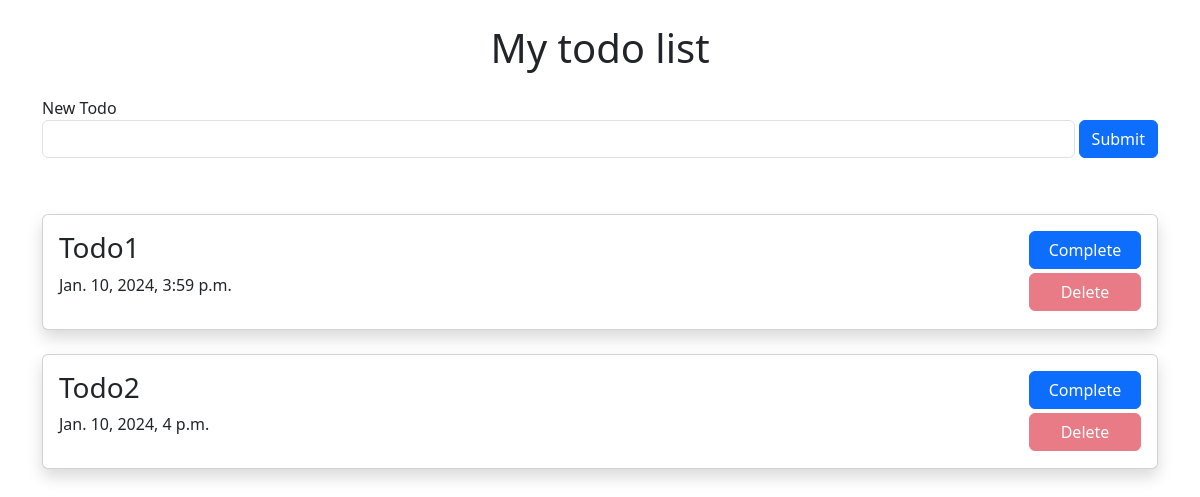
Before: / with the older database file.
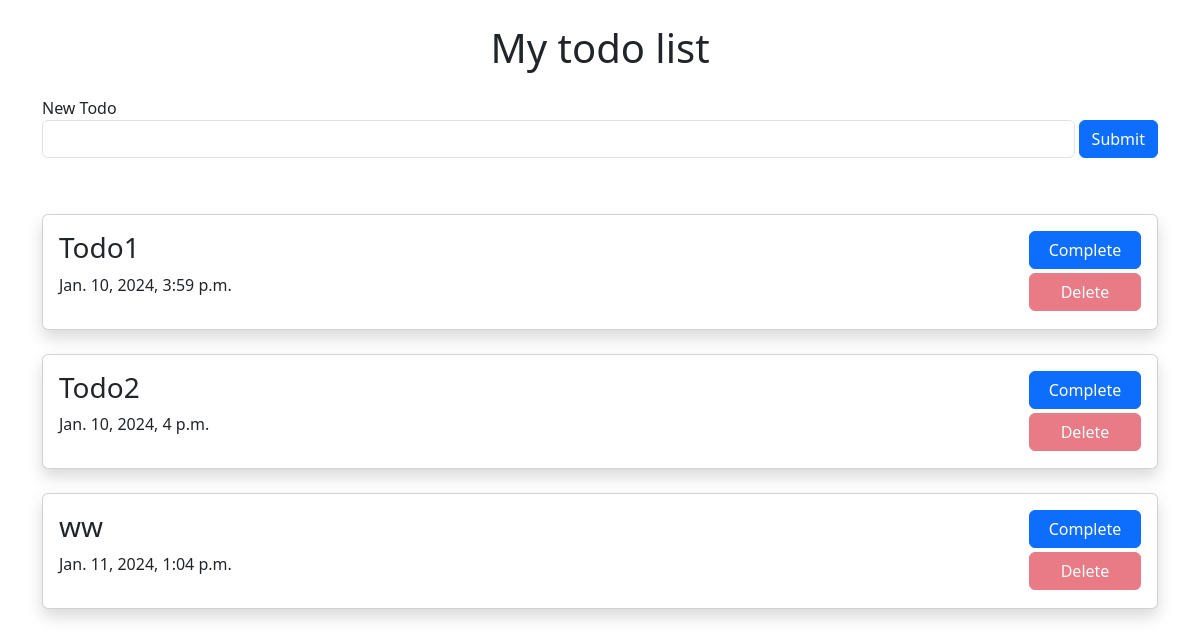
After: the same page with the newer database file.
### todolist/models.py (models this page shows, shortened)
class Todo(models.Model):
    title = models.CharField(max_length=400)
    is_completed = models.BooleanField(default=False)
    created_at = models.DateTimeField(auto_now_add=True)
    updated_at = models.DateTimeField(auto_now=True)

### todolist/views.py (the view)
# urls.py: path('', views.index, name='index'),
def index(request):
    todos = Todo.objects.all()
    return render(request, 'index.html', {"todo_list": todos})

### todolist/templates/index.html (shortened to what this page needs)
{% extends "base.html" %}
{% block content %}
<h1 class="text-center m-4">My todo list</h1>
{% include "includes/new_todo_form.html" %}
{% for todo in todo_list %}
{% include "includes/todo.html" %}
{% endfor %}
{% endblock content %}

### templates/base.html (shortened to what this page needs)
<!DOCTYPE html>
<html lang="en">
<head>
    <link rel="stylesheet" href="https://cdn.jsdelivr.net/npm/bootstrap@5.3.2/dist/css/bootstrap.min.css">
</head>
<body><div class="container">
    {% block content %}{% endblock content %}
</div>
</body>
</html>

### todolist/templates/includes/new_todo_form.html (shortened to what this page needs)
<section>
<form action='new_todo' method='POST' class="mb-5">
    <label class="sr-only" for="todo">New Todo</label>
    <div class="d-flex">
        <input type="text" class="form-control mb-2 mr-sm-2" id="todo" required name='title'>
        <button type="submit" class="btn btn-primary mb-2 ms-1">Submit</button>
    </div>
</form>
</section>

### todolist/templates/includes/todo.html (shortened to what this page needs)
<section>
<div class="card p-3 my-4 flex-row shadow justify-content-between">
    <div>
        {% if todo.is_completed %}
        <h3><del>{{todo.title}} </del></h3>
        <p><del>{{todo.created_at}}</del></p>
        {% else %}
        <h3 class="">{{todo.title}} </h3>
        <p>{{todo.created_at}}</p>
        {% endif %}
    </div>
    <div>
        <div class="mb-1">
        <form action="complete/{{todo.id}}" method='POST'>
            <input type="submit" class='btn btn-primary' style="width: 7rem" value="Complete">
        </form>
    </div>
    <div>
        <form action="delete/{{todo.id}}" method='POST'>
            {% if todo.is_completed %}
            <input type="submit" class='btn btn-danger' style="width: 7rem" value="Delete">
            {% else %}
            <input type="submit" class='btn btn-danger' disabled style="width: 7rem" value="Delete">
            {% endif %}
        </form>
    </div>
    </div>
</div>
</section>

Changed rows visible on the page:
added Todo: title "ww", created_at "Jan. 11, 2024, 1:04 p.m."
